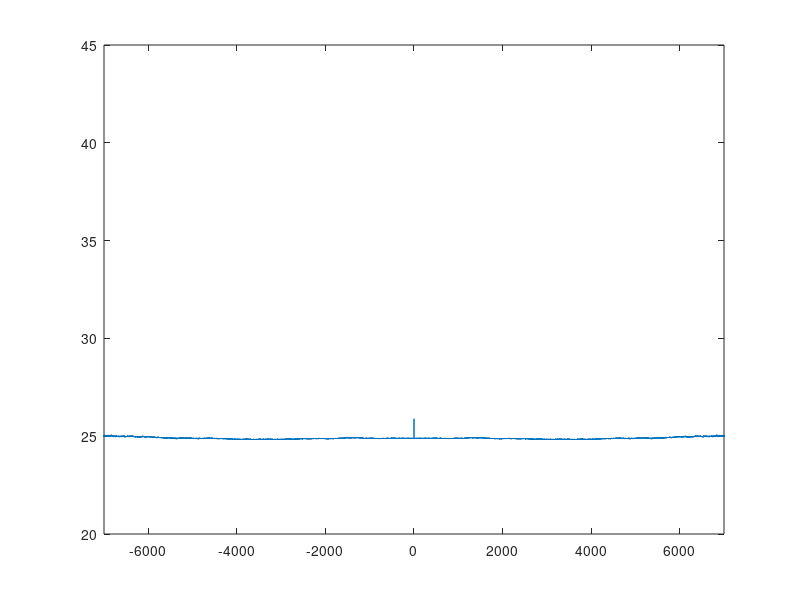

Write MATLAB code to recreate this figure.
clear all;
clc

N = 10000;
sig = 1;
mu = 5;

p = unifrnd(0,1,1,N);

x = norminv(p,mu,sig);
E_x = mean(x);
Var_x = var(x);

[R_x,lag]=xcorr(x,'unbiased');
plot(lag,R_x);
xlim([round(-N*0.7),round(N*0.7)])